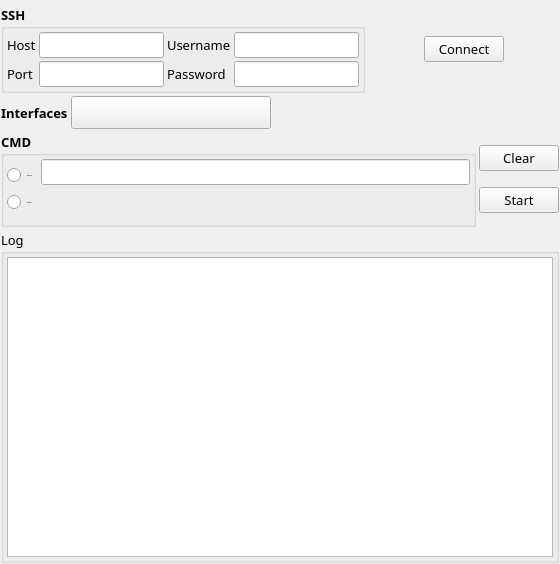
<?xml version="1.0" encoding="UTF-8"?>
<ui version="4.0">
 <class>EsxiWidget</class>
 <widget class="QWidget" name="EsxiWidget">
  <property name="geometry">
   <rect>
    <x>0</x>
    <y>0</y>
    <width>560</width>
    <height>564</height>
   </rect>
  </property>
  <property name="font">
   <font>
    <family>微软雅黑</family>
    <pointsize>10</pointsize>
   </font>
  </property>
  <property name="windowTitle">
   <string>Form</string>
  </property>
  <layout class="QGridLayout" name="gridLayout_4">
   <property name="leftMargin">
    <number>1</number>
   </property>
   <property name="topMargin">
    <number>5</number>
   </property>
   <property name="rightMargin">
    <number>1</number>
   </property>
   <property name="bottomMargin">
    <number>1</number>
   </property>
   <property name="spacing">
    <number>3</number>
   </property>
   <item row="0" column="0">
    <layout class="QHBoxLayout" name="horizontalLayout">
     <item>
      <widget class="QGroupBox" name="groupBox_ssh">
       <property name="maximumSize">
        <size>
         <width>16777215</width>
         <height>100</height>
        </size>
       </property>
       <property name="font">
        <font>
         <family>微软雅黑</family>
         <pointsize>10</pointsize>
         <bold>true</bold>
        </font>
       </property>
       <property name="title">
        <string>SSH</string>
       </property>
       <layout class="QGridLayout" name="gridLayout">
        <property name="leftMargin">
         <number>3</number>
        </property>
        <property name="topMargin">
         <number>3</number>
        </property>
        <property name="rightMargin">
         <number>3</number>
        </property>
        <property name="bottomMargin">
         <number>3</number>
        </property>
        <property name="spacing">
         <number>3</number>
        </property>
        <item row="0" column="0">
         <layout class="QVBoxLayout" name="verticalLayout_3">
          <item>
           <widget class="CaptionLabel" name="CaptionLabel">
            <property name="font">
             <font>
              <family>微软雅黑</family>
              <pointsize>10</pointsize>
              <bold>false</bold>
             </font>
            </property>
            <property name="text">
             <string>Host</string>
            </property>
           </widget>
          </item>
          <item>
           <widget class="CaptionLabel" name="CaptionLabel_2">
            <property name="font">
             <font>
              <family>微软雅黑</family>
              <pointsize>10</pointsize>
              <bold>false</bold>
             </font>
            </property>
            <property name="text">
             <string>Port</string>
            </property>
           </widget>
          </item>
         </layout>
        </item>
        <item row="0" column="1">
         <layout class="QVBoxLayout" name="verticalLayout_4">
          <item>
           <widget class="EditableComboBox" name="EditableComboBox_host">
            <property name="font">
             <font>
              <family>微软雅黑</family>
              <pointsize>10</pointsize>
              <bold>false</bold>
             </font>
            </property>
           </widget>
          </item>
          <item>
           <widget class="EditableComboBox" name="EditableComboBox_port">
            <property name="font">
             <font>
              <family>微软雅黑</family>
              <pointsize>10</pointsize>
              <bold>false</bold>
             </font>
            </property>
           </widget>
          </item>
         </layout>
        </item>
        <item row="0" column="2">
         <layout class="QVBoxLayout" name="verticalLayout">
          <item>
           <widget class="CaptionLabel" name="CaptionLabel_3">
            <property name="font">
             <font>
              <family>微软雅黑</family>
              <pointsize>10</pointsize>
              <bold>false</bold>
             </font>
            </property>
            <property name="text">
             <string>Username</string>
            </property>
           </widget>
          </item>
          <item>
           <widget class="CaptionLabel" name="CaptionLabel_4">
            <property name="font">
             <font>
              <family>微软雅黑</family>
              <pointsize>10</pointsize>
              <bold>false</bold>
             </font>
            </property>
            <property name="text">
             <string>Password</string>
            </property>
           </widget>
          </item>
         </layout>
        </item>
        <item row="0" column="3">
         <layout class="QVBoxLayout" name="verticalLayout_5">
          <item>
           <widget class="EditableComboBox" name="EditableComboBox_username">
            <property name="font">
             <font>
              <family>微软雅黑</family>
              <pointsize>10</pointsize>
              <bold>false</bold>
             </font>
            </property>
           </widget>
          </item>
          <item>
           <widget class="EditableComboBox" name="EditableComboBox_password">
            <property name="font">
             <font>
              <family>微软雅黑</family>
              <pointsize>10</pointsize>
              <bold>false</bold>
             </font>
            </property>
           </widget>
          </item>
         </layout>
        </item>
       </layout>
      </widget>
     </item>
     <item>
      <spacer name="horizontalSpacer_7">
       <property name="orientation">
        <enum>Qt::Orientation::Horizontal</enum>
       </property>
       <property name="sizeHint" stdset="0">
        <size>
         <width>40</width>
         <height>20</height>
        </size>
       </property>
      </spacer>
     </item>
     <item>
      <widget class="PrimaryPushButton" name="PrimaryPushButton_connect">
       <property name="font">
        <font>
         <family>微软雅黑</family>
         <pointsize>10</pointsize>
         <bold>false</bold>
        </font>
       </property>
       <property name="text">
        <string>Connect</string>
       </property>
      </widget>
     </item>
     <item>
      <spacer name="horizontalSpacer_8">
       <property name="orientation">
        <enum>Qt::Orientation::Horizontal</enum>
       </property>
       <property name="sizeHint" stdset="0">
        <size>
         <width>40</width>
         <height>20</height>
        </size>
       </property>
      </spacer>
     </item>
    </layout>
   </item>
   <item row="1" column="0">
    <layout class="QHBoxLayout" name="horizontalLayout_2">
     <item>
      <widget class="CaptionLabel" name="CaptionLabel_5">
       <property name="font">
        <font>
         <family>微软雅黑</family>
         <pointsize>10</pointsize>
         <bold>true</bold>
        </font>
       </property>
       <property name="text">
        <string>Interfaces</string>
       </property>
      </widget>
     </item>
     <item>
      <widget class="ComboBox" name="ComboBox_interface">
       <property name="minimumSize">
        <size>
         <width>200</width>
         <height>33</height>
        </size>
       </property>
       <property name="maximumSize">
        <size>
         <width>16777215</width>
         <height>33</height>
        </size>
       </property>
      </widget>
     </item>
     <item>
      <spacer name="horizontalSpacer_3">
       <property name="orientation">
        <enum>Qt::Orientation::Horizontal</enum>
       </property>
       <property name="sizeHint" stdset="0">
        <size>
         <width>40</width>
         <height>20</height>
        </size>
       </property>
      </spacer>
     </item>
    </layout>
   </item>
   <item row="2" column="0">
    <layout class="QHBoxLayout" name="horizontalLayout_3">
     <item>
      <widget class="QGroupBox" name="groupBox_cmd">
       <property name="maximumSize">
        <size>
         <width>16777215</width>
         <height>100</height>
        </size>
       </property>
       <property name="font">
        <font>
         <family>微软雅黑</family>
         <pointsize>10</pointsize>
         <bold>true</bold>
        </font>
       </property>
       <property name="title">
        <string>CMD</string>
       </property>
       <layout class="QGridLayout" name="gridLayout_3">
        <property name="leftMargin">
         <number>3</number>
        </property>
        <property name="topMargin">
         <number>3</number>
        </property>
        <property name="rightMargin">
         <number>3</number>
        </property>
        <property name="bottomMargin">
         <number>3</number>
        </property>
        <property name="spacing">
         <number>3</number>
        </property>
        <item row="0" column="0">
         <layout class="QVBoxLayout" name="verticalLayout_2">
          <item>
           <widget class="RadioButton" name="RadioButton_tcpdump">
            <property name="font">
             <font>
              <family>Segoe UI</family>
              <pointsize>-1</pointsize>
              <italic>false</italic>
              <bold>false</bold>
             </font>
            </property>
            <property name="text">
             <string>tcpdump-uw</string>
            </property>
           </widget>
          </item>
          <item>
           <widget class="RadioButton" name="RadioButton_pktcap">
            <property name="font">
             <font>
              <family>Segoe UI</family>
              <pointsize>-1</pointsize>
              <italic>false</italic>
              <bold>false</bold>
             </font>
            </property>
            <property name="text">
             <string>pktcap-uw</string>
            </property>
           </widget>
          </item>
         </layout>
        </item>
        <item row="0" column="1">
         <layout class="QVBoxLayout" name="verticalLayout_6">
          <item>
           <widget class="EditableComboBox" name="EditableComboBox_tcpdump"/>
          </item>
          <item>
           <widget class="MSECComboBox" name="MSECComboBox_pktcap">
            <property name="minimumSize">
             <size>
              <width>300</width>
              <height>33</height>
             </size>
            </property>
           </widget>
          </item>
         </layout>
        </item>
       </layout>
      </widget>
     </item>
     <item>
      <layout class="QVBoxLayout" name="verticalLayout_7">
       <item>
        <widget class="PrimaryPushButton" name="PrimaryPushButton_clear">
         <property name="font">
          <font>
           <family>微软雅黑</family>
           <pointsize>10</pointsize>
           <bold>false</bold>
          </font>
         </property>
         <property name="text">
          <string>Clear</string>
         </property>
        </widget>
       </item>
       <item>
        <widget class="PrimaryPushButton" name="PrimaryPushButton_start">
         <property name="font">
          <font>
           <family>微软雅黑</family>
           <pointsize>10</pointsize>
           <bold>false</bold>
          </font>
         </property>
         <property name="text">
          <string>Start</string>
         </property>
        </widget>
       </item>
      </layout>
     </item>
    </layout>
   </item>
   <item row="3" column="0">
    <widget class="QGroupBox" name="groupBox">
     <property name="title">
      <string>Log</string>
     </property>
     <layout class="QGridLayout" name="gridLayout_2">
      <property name="leftMargin">
       <number>3</number>
      </property>
      <property name="topMargin">
       <number>3</number>
      </property>
      <property name="rightMargin">
       <number>3</number>
      </property>
      <property name="bottomMargin">
       <number>3</number>
      </property>
      <property name="spacing">
       <number>3</number>
      </property>
      <item row="0" column="0">
       <widget class="QTextBrowser" name="textBrowser"/>
      </item>
     </layout>
    </widget>
   </item>
  </layout>
 </widget>
 <customwidgets>
  <customwidget>
   <class>MSECComboBox</class>
   <extends>MSEComboBox</extends>
   <header>qfluentexpand.components.combox.combo_box</header>
  </customwidget>
  <customwidget>
   <class>MSEComboBox</class>
   <extends>Line</extends>
   <header>qfluentexpand.components.combox.combo_box</header>
  </customwidget>
  <customwidget>
   <class>ComboBox</class>
   <extends>QPushButton</extends>
   <header>qfluentwidgets</header>
  </customwidget>
  <customwidget>
   <class>EditableComboBox</class>
   <extends>LineEdit</extends>
   <header>qfluentwidgets</header>
  </customwidget>
  <customwidget>
   <class>PrimaryPushButton</class>
   <extends>PushButton</extends>
   <header>qfluentwidgets</header>
  </customwidget>
  <customwidget>
   <class>PushButton</class>
   <extends>QPushButton</extends>
   <header>qfluentwidgets</header>
  </customwidget>
  <customwidget>
   <class>RadioButton</class>
   <extends>QRadioButton</extends>
   <header>qfluentwidgets</header>
  </customwidget>
  <customwidget>
   <class>CaptionLabel</class>
   <extends>QLabel</extends>
   <header>qfluentwidgets</header>
  </customwidget>
  <customwidget>
   <class>LineEdit</class>
   <extends>QLineEdit</extends>
   <header>qfluentwidgets</header>
  </customwidget>
 </customwidgets>
 <resources/>
 <connections/>
</ui>
